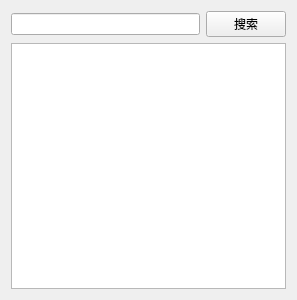
<?xml version="1.0" encoding="UTF-8"?>
<ui version="4.0">
 <class>BucketsWidget</class>
 <widget class="QWidget" name="BucketsWidget">
  <property name="geometry">
   <rect>
    <x>0</x>
    <y>0</y>
    <width>297</width>
    <height>300</height>
   </rect>
  </property>
  <property name="windowTitle">
   <string>Form</string>
  </property>
  <layout class="QVBoxLayout" name="verticalLayout">
   <item>
    <layout class="QHBoxLayout" name="horizontalLayout">
     <item>
      <widget class="QLineEdit" name="lineEdit"/>
     </item>
     <item>
      <widget class="QPushButton" name="pushButton">
       <property name="text">
        <string>搜索</string>
       </property>
      </widget>
     </item>
    </layout>
   </item>
   <item>
    <widget class="QListView" name="listView"/>
   </item>
  </layout>
 </widget>
 <resources/>
 <connections/>
</ui>
